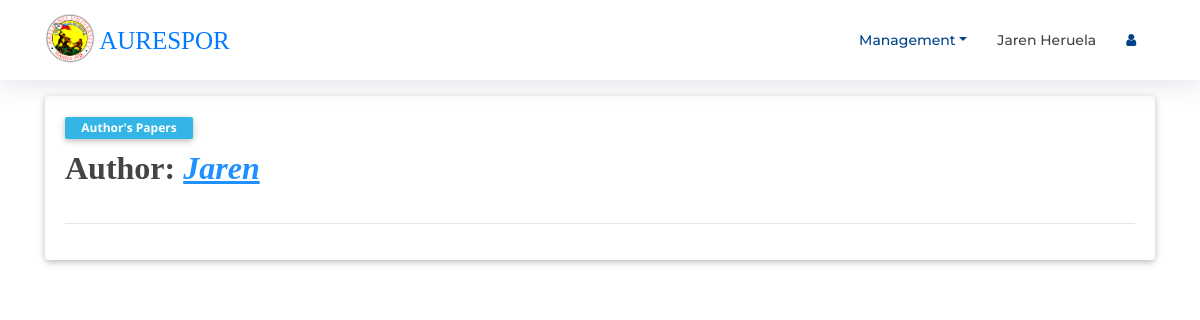
Before: /admin/research/api/author.php?author=Jaren (signed in) with the older database file.
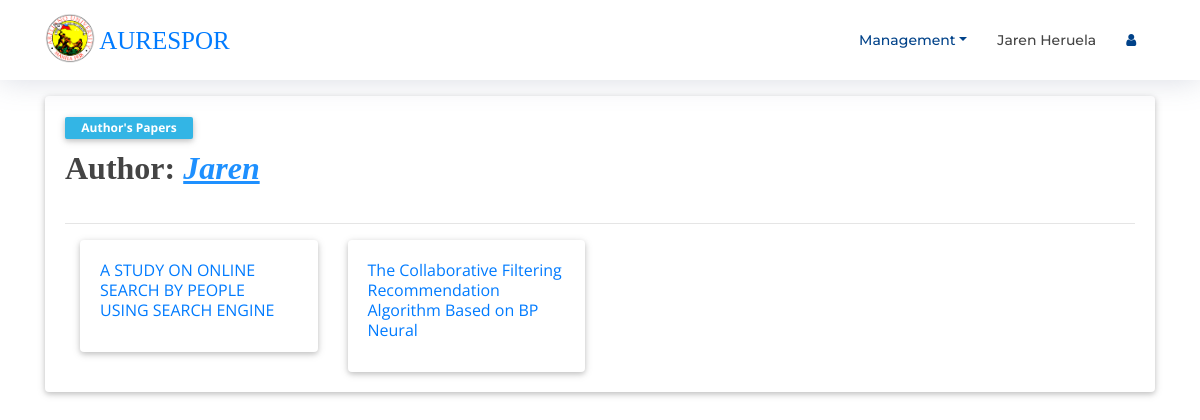
After: the same page with the newer database file.
### tables this page shows
CREATE TABLE `tblresearch` (
  `id` int(100) NOT NULL,
  `title` longtext NOT NULL,
  `abstract` longtext NOT NULL,
  `main_author` varchar(100) NOT NULL,
  `co_authors` varchar(100) NOT NULL,
  `date_publish` varchar(20) NOT NULL,
  `field_of_study` varchar(100) NOT NULL,
  `status` varchar(20) NOT NULL,
  `pdf_file` varchar(100) NOT NULL,
  `views` varchar(20) NOT NULL,
  `cites` varchar(20) NOT NULL,
  `tagging` varchar(100) NOT NULL
);

### admin/research/functions/DB.func.php (called while the page is built, shortened)
<?php
function get_author_inside_research($connect,$m_author,$c_author){
	$sql = "SELECT * FROM tblresearch WHERE main_author LIKE '%".$m_author."%' OR 'co_authors' LIKE '%".$c_author."%' ";
	$result = $connect->query($sql);
		return $result;
}
?>

### admin/research/api/author.php (the view, shortened to what this page needs)
<?php
include_once "../inc/header1.php";
if (!empty($_GET['author']))
{
	?>
	<div class="container">
	<div class="card">
		<div class="card-body">
			<div style="line-height: 20px;">
				<div class="badge badge-info text-wrap" style="width: 8rem; padding:5px;" >
				<span >Author's Papers</span>
				</div>
				<div>
					<h2 class="text-left" style="margin-top:10px; font-family:'Lucida Sans';" ><b>Author: <u style="color:dodgerblue;"><i><?php echo $_GET['author']?></i></u></b></h2>
				</div><br><hr>
				<div class="card-group">
				<?php
					$result =  get_author_inside_research($connect,$_GET['author'],$_GET['author']);
					if ($result->num_rows>0)
					{
						while ($data = mysqli_fetch_array($result))
						{?>
							<div class="col-md-3 col-sm-5">
								<div class="card">
									<div class="card-body">
										<a href="action.php?id=<?php echo $data['id'];?>"><p class="card-title"><?php echo $data['title'];?></p></a>
									</div>
								</div>
							</div>
						<?php
						}
					}
				}
				?>
		</div>
			</div>
		</div>
	</div>
	</div>

Changed rows visible on the page:
added tblresearch: title "A STUDY ON ONLINE SEARCH BY PEOPLE USING SEARCH ENGINE"
added tblresearch: title "The Collaborative Filtering Recommendation Algorithm Based on BP Neural"
